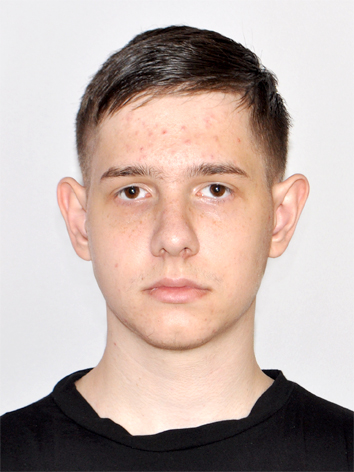
#> input picture lab_6_Harahulia/orig_images/i_image.jpg, 354 x 472 px
$ jupyter execute --allow-errors lab_6_Harahulia.ipynb
#> lines starting #> are read from the running program, lines starting #| are printed output that depends on the picture
---
title: 'Лабораторна робота 3. OpenCV. Просторові методи обробки зображень І. Градаційні перетворення і гістограмні методи (short version)'
description:
   Документ зроблено за допомогою [Quarto](https://quarto.org/)
author: Гарагуля Денис
date: "10.24.2024"
lang: ukr
format:
  html:
    code-fold: true
    toc: true # меню
    toc_float: # спливаюче меню
      collapsed: true # авто
      number_sections: true
jupyter: python3
---

__Мета:__ _знайомство з поелементними і гістограмними просторовими методами обробки зображень засобами OpenCV у середовищі Anaconda із застосуванням Jupyter Notebook засобами мови програмування Python._

::: callout-note
## Примітка
Попередньо потрібно опрацювати лекцію 10.
:::

## Що ви будете вміти?
* Виконувати градаційні перетворення
* Виконувати побудову гістограми матриці яскравостей зображення і виконувати наступні поелементні перетворення на її основі:
  * бінаризацію зображення
  * еквалізацію гістограми
  * соляризацію зображення
  * гамма-корекцію та логарифмічне перетворення
  * отримання негативу
* порівнювання гістограм
* Виконувати побудову гістограм для для кожного з R, G, B каналів

## Градаційні перетворення

__Градаційні перетворення__ задаються функцією перетворення інтенсивностей $s = T(r)$, де $T()$ - оператор перетворення для околу 1x1, тобто функція.

Наведемо деякі приклади.

[cell 1]
# Імпортуємо пакети
import cv2 as cv
import numpy as np
import matplotlib.pyplot as plt

# print(f'version cv2: {cv.__version__}')
print('version cv2: %s' % cv.__version__)

[cell 2]
# [17 lines of commented-out code are left out]

import cv2  # Імпорт бібліотеки OpenCV для роботи з зображеннями.
import matplotlib.pyplot as plt  # Імпорт підмодуля pyplot з бібліотеки Matplotlib для візуалізації.

# Зчитуємо зображення з файлу "image/rose.png" за допомогою OpenCV.
image = cv2.imread('orig_images/rose.png')

# Виводимо розміри (ширина, висота, кількість каналів) зображення.
#> (the rest of this cell did not finish here and is left out)

### [Бінаризація зображення]()

Суть бінаризації напівтонового зображення полягає  у трансформації восьмибітного зображення у двобітне. Засобами _openCV_ це можна зробити наступним чином.

[cell 3]
# Візуалізація за допомогою matplotlib
# plt.imread('rose.png')
plt.gray()
# [5 lines of commented-out code are left out]

def image_gray_binary(image_input, threshold=50):
    # Бінаризація зображення

    image_output = image_input.copy()

    for row in range(0, image_input.shape[0]):
        for column in range(0, image_input.shape[1]):
            if image_input[row, column] <= threshold:
                image_output[row, column] = 0
            else:
                image_output[row, column] = 255
    return image_output

#> (the rest of this cell did not finish here and is left out)

__Завдання для самостійної роботи__.

  * Обгрунтувати оптимальне значення порогу бінаризації за допомогою гістограми
  * Написати код, який би виводив зображення засобами бібіліотеки _cv2_

  Альтернативний варіант з використанням методу бінарної класифікації можна реалізувати так.

[cell 4]
# [20 lines of commented-out code are left out]

import matplotlib.pyplot as plt

# Вводимо поріг бінаризації:
T = int(input('Введіть поріг бінаризації: '))
#> the answer given: 3

# Використання функції threshold OpenCV для бінаризації зображення.
# Зверніть увагу, що у Matplotlib для відтінків сірого немає необхідності вказувати другий параметр r.
#> (the rest of this cell did not finish here and is left out)

### 1. [Негатив](https://www.geeksforgeeks.org/negative-transformation-of-an-image-using-python-and-opencv/)

Перетворення зображення в негатив з яскравостями у діапазоні `[0,L-1]` здійснюється за допомогою наступного перетворення: `s = (L - 1) - r`
де `L - 1` це максимальна можлива яскравість пікселя, `r` це яскравість пікселя який перетворюємо

[cell 5]
import cv2
import matplotlib.pyplot as plt

# Read an image
img_bgr = cv2.imread('orig_images/i_image.jpg', 1)
#> img_bgr is the input picture: shape (472, 354, 3); mean B, G, R 167.8, 174.4, 191.9
plt.subplot(121)
plt.imshow(cv2.cvtColor(img_bgr, cv2.COLOR_BGR2RGB))
plt.title('Оригінальне зображення')
# get height and width of the image
height, width, _ = img_bgr.shape
#> height = 472; width = 354

for i in range(0, height - 1):
	for j in range(0, width - 1):

		# Get the pixel value
		pixel = img_bgr[i, j]

		# Negate each channel by
		# subtracting it from 255

		# 1st index contains red pixel
		pixel[0] = 255 - pixel[0]

		# 2nd index contains green pixel
		pixel[1] = 255 - pixel[1]

		# 3rd index contains blue pixel
		pixel[2] = 255 - pixel[2]

		# Store new values in the pixel
		img_bgr[i, j] = pixel
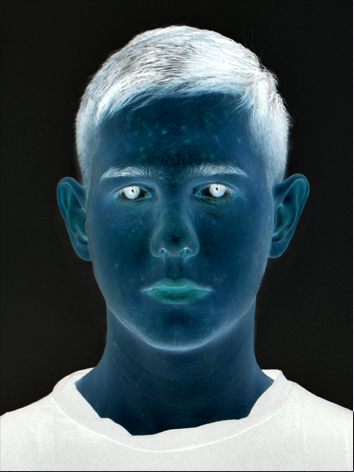
#> img_bgr: shape (472, 354, 3); mean B, G, R 87.3, 80.7, 63.2

# Display the negative transformed image
plt.subplot(122)
plt.imshow(img_bgr)
plt.title('Негативне зображення')
plt.show()
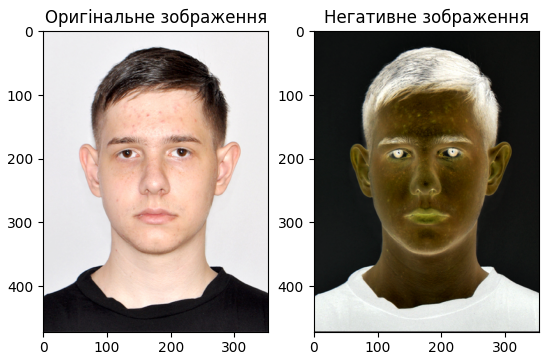
#> figure drawn by matplotlib, 2 panels; B, G, R data is drawn as R, G, B

### 2. [Логарифмічні перетворення](https://www.geeksforgeeks.org/log-transformation-of-an-image-using-python-and-opencv/?ref=rp)

Для логарифмічного перетворення формулою є: `s = c * log(1 + r)` де `с` - константа, `r` - яскравість пікселя

[cell 6]
import cv2
import numpy as np
import matplotlib.pyplot as plt

# Read an image
image = cv2.imread('orig_images/i_image.jpg')
# Apply log transformation method
c = 255 / np.log(1 + np.max(image))
#> c = 45.99
log_image = c * (np.log(image + 1))
#> log_image: shape (472, 354, 3) float16; 1.62% of the values are NaN or infinite; the others: min 0, max 255, mean 226.2

# Specify the data type so that
# float value will be converted to int
log_image = np.array(log_image, dtype = np.uint8)
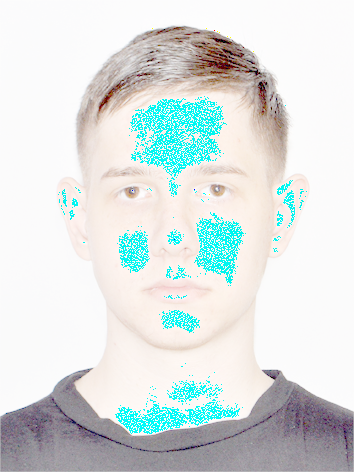
#> log_image: shape (472, 354, 3); mean B, G, R 223.6, 224.7, 218.2

# Display both images
plt.subplot(121)
plt.imshow(cv2.cvtColor(image, cv2.COLOR_BGR2RGB))
plt.title('Оригінальне зображення')
plt.subplot(122)
plt.imshow(log_image)
plt.title('Логарифмічне зображення')
plt.show()
#> figure, not shown here; B, G, R data is drawn as R, G, B

### 3. [Степенева(гамма-коеркція)](https://issue.life/questions/53104983)

Для степеневого перетворення використовується формула s = cr<sup>ɣ</sup> де `ɣ` є параметром, що визначає інтенсивність корекції

[cell 7]
import cv2
import numpy as np
import matplotlib.pyplot as plt
# Open the image.
img = cv2.imread('orig_images/i_image.jpg')
pl = 141
# Trying 4 gamma values.
for gamma in [0.1, 0.5, 1.2, 2.2]:

	# Apply gamma correction.
    gamma_corrected = np.array(255*(img / 255) ** gamma, dtype = 'uint8')
    plt.subplot(pl)
    plt.imshow(cv2.cvtColor(gamma_corrected, cv2.COLOR_BGR2RGB))
    pl += 1
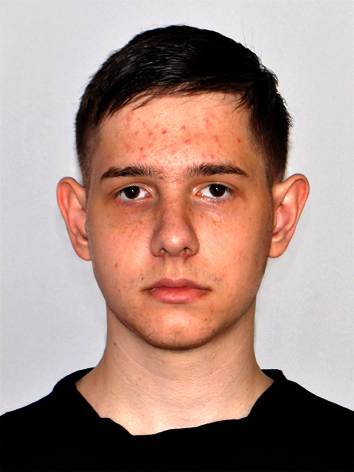
#> gamma_corrected: shape (472, 354, 3); mean B, G, R 130.9, 139.8, 167.8
#> after the loop, pl = 145
plt.tight_layout()
plt.show()
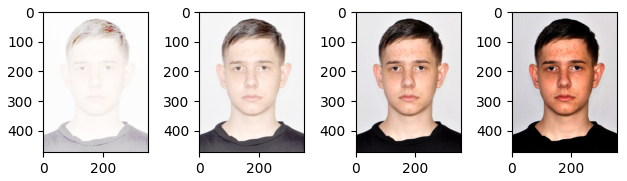
#> figure drawn by matplotlib, 4 panels

### 4. [Соляризація зображення]()

Для соляризації формула співпадає з негативом, тобто `s = (L - 1) - r`, але перетворення відбувається тільки якщо яскравість пікселя більше заданої

[cell 8]
import cv2
import matplotlib.pyplot as plt

# Read an image
img_bgr = cv2.imread('orig_images/i_image.jpg', 1)

plt.subplot(121)
plt.imshow(cv2.cvtColor(img_bgr, cv2.COLOR_BGR2RGB))
plt.title('Оригінальне зображення')
# get height and width of the image
height, width, _ = img_bgr.shape
solar = int(input("Введіть коефіцієнт соляризації (0-255): "))
#> the answer given: 3
for i in range(0, height - 1):
    for j in range(0, width - 1):
        # Get the pixel value
        pixel = img_bgr[i, j]

        # Negate each channel by
        # subtracting it from 255

        # 1st index contains red pixel
        if pixel[0] >= solar:
            pixel[0] = 255 - pixel[0]

        # 2nd index contains green pixel
        if pixel[1] >= solar:
            pixel[1] = 255 - pixel[1]

        # 3rd index contains blue pixel
        if pixel[2] >= solar:
            pixel[2] = 255 - pixel[2]

        # Store new values in the pixel
        img_bgr[i, j] = pixel

    # Display the negative transformed image
plt.subplot(122)
plt.imshow(cv2.cvtColor(img_bgr, cv2.COLOR_BGR2RGB))
plt.title('Соляризоване зображення')
plt.show()

## Відозміна гістограми

### 5. [Еквалізація гістограми](https://habr.com/ru/post/244507/)

Гістограма цифрового зображення `f(x,y)`, інтенсивності якого змінюються в діапазоні `[0,L-1]`, є дискретною функцією $$h(r_k)=n_k$$ де r<sub>k</sub> - це k-те значення інтенсивності, а n<sub>k</sub> - загальна кількість пікселів в `f` з інтенсивністю r<sub>k</sub>. Аналогічно, нормалізована гістограма цифрового зображення `f(x,y)` це $$p(r_k)=\frac{h(r_k)}{MN}=\frac{n_k}{MN}$$
де M та N - це розміри зображення (відповідно рядки та стовпці). Загальноприйнятою практикою є ділення кожного компонента гістограми на загальну кількість пікселів для його нормалізації.

Оскільки p(r<sub>k</sub>) - це ймовірність появи заданого рівня інтенсивності r<sub>k</sub> в зображенні, сума всіх компонентів дорівнює 1.

[cell 9]
# import Opencv
import cv2
import matplotlib.pyplot as plt

# Read the astrophoto
image = cv2.imread('orig_images/i_image.jpg')

# Convert to HSV color space
hsv_image = cv2.cvtColor(image, cv2.COLOR_BGR2HSV)
#> hsv_image: shape (472, 354, 3); mean H, S, V 75.5, 42.9, 192.8

# Split the HSV channels
h, s, v = cv2.split(hsv_image)
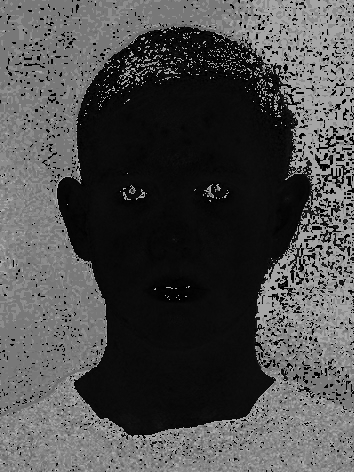
#> h: shape (472, 354); min 0, max 179, mean 75.5
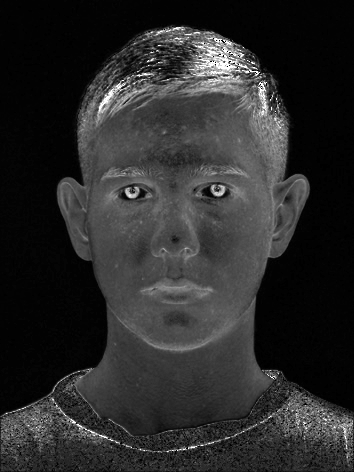
#> s: shape (472, 354); min 0, max 255, mean 42.9
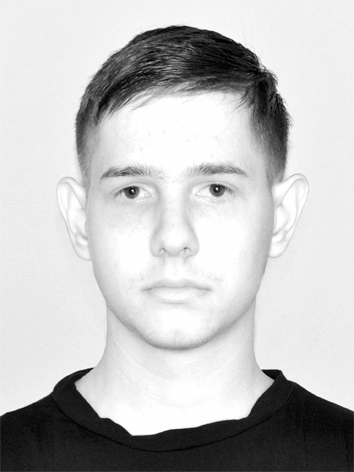
#> v: shape (472, 354); min 0, max 255, mean 192.8

# Equalize the V (Value) channel
v_equalized = cv2.equalizeHist(v)
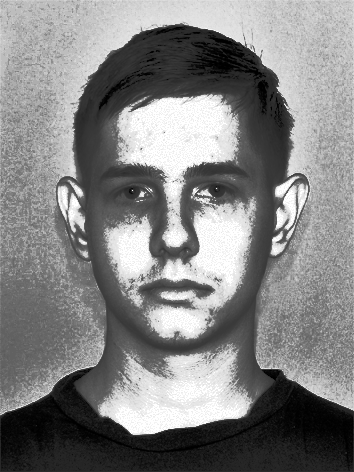
#> v_equalized: shape (472, 354); min 0, max 255, mean 130.8

# Merge the HSV channels back, with the equalized V channel
hsv_image = cv2.merge([h, s, v_equalized])
#> hsv_image: shape (472, 354, 3); mean H, S, V 75.5, 42.9, 130.8

# show image input vs output
plt.subplot(121)
plt.imshow(cv2.cvtColor(image, cv2.COLOR_BGR2RGB))
plt.title('Оригінальне зображення')
plt.subplot(122)
plt.imshow(cv2.cvtColor(hsv_image, cv2.COLOR_HSV2RGB))
plt.title('Еквалізоване зображення')
plt.show()

### 6. [Оцінка гістограми](https://docs.opencv.org/master/d6/dc7/group__imgproc__hist.html#ga6ca1876785483836f72a77ced8ea759a)

[Ще одне посилання](https://docs.opencv.org/master/d8/dbc/tutorial_histogram_calculation.html)

Гістограми необхідні для візуалізації розподілу значень кольорів у зображені

[cell 10]
import numpy as np
import cv2 as cv
from matplotlib import pyplot as plt

img = cv.imread('orig_images/i_image.jpg')
assert img is not None, "file could not be read, check with os.path.exists()"
color = ('b','g','r')
for i,col in enumerate(color):
    histr = cv.calcHist([img],[i],None,[256],[0,256])
    plt.plot(histr,color = col)
    plt.xlim([0,256])
plt.show()
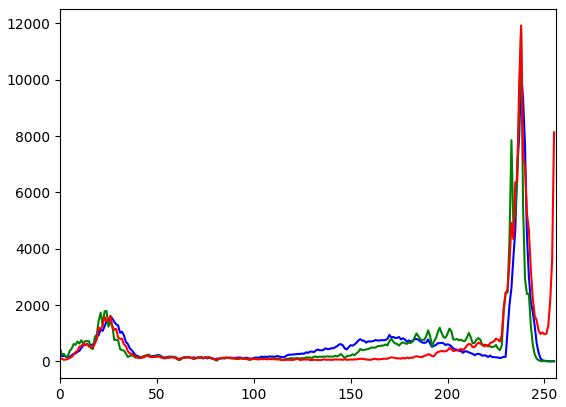
#> figure drawn by matplotlib, 1 panel; curve peaks at x = 238, y = 10276; curve peaks at x = 238, y = 11784; curve peaks at x = 238, y = 11926
